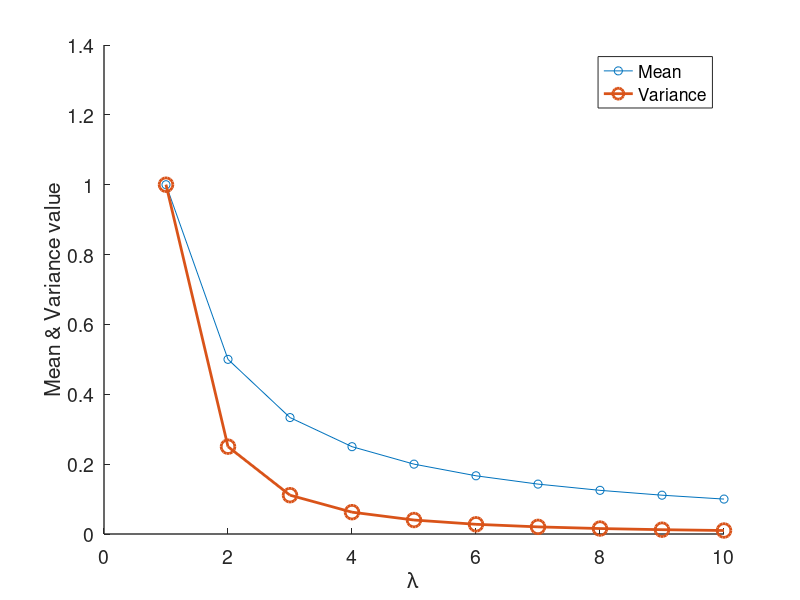

MATLAB code to generate this figure:
clearvars; 

% plot initialization
figure(2);
clf;
set(gca,'LineWidth',1,'FontSize',14);
hold on;

% parameter settings
l_list = 1:1:10;

meanlist = zeros(10,1);
varlist = zeros(10,1);

for l=l_list
    p = @(d) l*exp(-l*d);
    
    % mean = E(x) = \int x * p(x) dx
    
    p_d = @(d) l*exp(-l*d) .* d;
    meanlist(l) = integral( p_d,0,Inf);
    
    % variance = E(x^2) - E(x)^2
    %          = \int x^2 * p(x) dx - mean ^2
    
    p_d2 = @(d) l*exp(-l*d) .* d .*d;
    varlist(l) = integral(p_d2,0,Inf) - meanlist(l)^2;
    
end

plot(l_list,meanlist,"-o",l_list,varlist,"-o",...
      'LineWidth',2, 'MarkerSize',10);
legend('Mean','Variance');

xlabel(sprintf('\\lambda'));
ylabel('Mean & Variance value');

